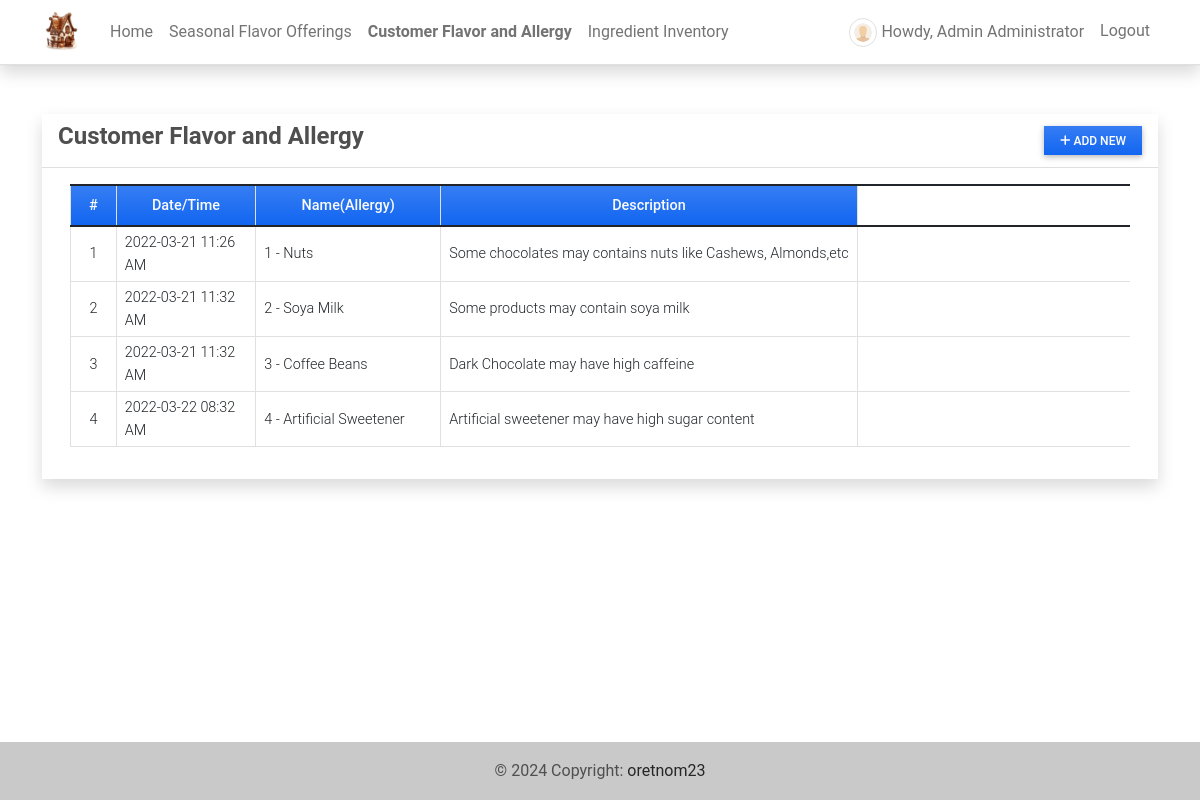
/product (signed in), run on the app's committed database.
### imsApp/models.py (models this page shows, shortened)
class Product(models.Model):
    code=models.CharField(max_length=100, blank=True, null=True)
    name=models.CharField(max_length=250, blank=True, null=True)
    description = models.TextField()
    price = models.FloatField(default=0)
    status = models.CharField(max_length=2, choices=(('1','Active'),('2','Inactive')), default=0)
    date_created = models.DateTimeField(default=timezone.now)
    date_updated = models.DateTimeField(auto_now=True)
    def __str__(self):
        return self.code + ' - ' + self.name

### imsApp/views.py (the view)
# urls.py: path('product',views.product_mgt,name='product-page'),
@login_required
def product_mgt(request):
    context['page_title'] = "Product List"
    products = Product.objects.all()
    context['products'] = products
    return render(request, 'product_mgt.html', context)

### imsApp/templates/product_mgt.html (shortened to what this page needs)
{% extends 'base.html' %} {% load humanize %} {% block pageContent %}
<div class="col-lg-12 col-md-12 col-sm-12 col-xs-12">
    <div class="card card-default rounded-0 shadow ">
        <div class="card-header">
            <div class="d-flex w-100 align-items-center justify-content-between">
                <h4 class="card-title fw-bold">Customer Flavor and Allergy</h4>
                <div class="tools">
                    <button type="button" class="btn btn-primary rounded-0 bg-gradient btn-sm" id='add_new'><i class="fa fa-plus"></i> Add New</button>
                </div>
            </div>
        </div>
        <div class="card-body">
            <div class="container-fluid">
                <table class="table table-bordered" id="product-list">
                    <colgroup>
                        <col width="5%">
                        <col width="15%">
                        <col width="20%">
                        <col width="25%">
                        <col width="10%">
                        <col width="10%">
                        <col width="15%">
                    </colgroup>
                    <thead>
                        <tr class="bg-gradient bg-primary bg-opacity-50 text-light">
                            <th class="px-2 py-2 text-center">#</th>
                            <th class="px-2 py-2 text-center">Date/Time</th>
                            <th class="px-2 py-2 text-center">Name(Allergy)</th>
                            <th class="px-2 py-2 text-center">Description</th>
                        </tr>
                    </thead>
                    <tbody>
                        {% for product in products %}
                        <tr>
                            <td class="px-2 py-1 align-middle text-center">{{ forloop.counter }}</td>
                            <td class="px-2 py-1 align-middle">{{ product.date_created|date:"Y-m-d h:i A" }}</td>
                            <td class="px-2 py-1 align-middle">{{ product }}</td>
                            <td class="px-2 py-1 align-middle">
                                <p class="m-0 text-truncate">{{ product.description }}</p>
                            </td>
                        </tr>
                        {% endfor %}
                    </tbody>
                </table>
            </div>
        </div>
    </div>
</div>
{% endblock pageContent %}

### imsApp/templates/topNavigation.html (shortened to what this page needs)
{% load static %}
<header>
    <nav class="navbar navbar-expand-lg navbar-light bg-white fixed-top shadow border-bottom">
        <div class="container">
            <a class="navbar-brand" target="_blank" href="{% url 'home-page' %}">
                <img src="{{ MEDIA_URL }}/default/logo1.png" height="16" alt="{{ MEDIA_URL }}" loading="lazy" style="margin-top: -3px;" />
            </a>
            <div class="collapse navbar-collapse" id="navbarExample01">
                <ul class="navbar-nav me-auto mb-2 mb-lg-0" id="topNav">
                    {% if user.id %}
                    <li class="nav-item">
                        <a class="nav-link" aria-current="page" href="{% url 'home-page' %}">Home</a>
                    </li>
                    <li class="nav-item">
                        <a class="nav-link" aria-current="page" href="{% url 'category-page' %}">Seasonal Flavor Offerings</a>
                    </li>
                    <li class="nav-item">
                        <a class="nav-link" aria-current="page" href="{% url 'product-page' %}">Customer Flavor and Allergy</a>
                    </li>
                    <li class="nav-item">
                        <a class="nav-link" aria-current="page" href="{% url 'inventory-page' %}">Ingredient Inventory</a>
                    </li>
                    {% endif %}
                </ul>
                <ul class="navbar-nav d-flex flex-row">
                    {% if user.id %} {% if user.profile.user_type == 1 %} {% endif %}
                    <li class="nav-item me-3 me-lg-0">
                        <a class="nav-link" href="{% url 'profile' %}">
                            <span class="me-1"><img src="{{ MEDIA_URL }}/default/default-avatar.png" alt="User Avatar" id="user-avatar" class="img-thumbnail rounded-circle"></span>Howdy, {{ user.first_name }} {{user.last_name}}
                        </a>
                    </li>
                    <li class="nav-item me-3 me-lg-0">
                        <a class="nav-link" href="{% url 'logout' %}">Logout</a>
                    </li>
                    {% endif %}
                </ul>
            </div>
        </div>
    </nav>
</header>

### static/assets/default/css/style.css (style rules this page uses)
html, body { height: 100%; width: 100%; max-height: 100%; overflow: auto; display: flex; flex-direction: column; }
body>header { flex-shrink: auto; }
#user-avatar { width: 1.8rem; height: 1.8rem; object-fit: scale-down; object-position: center center; }
.navbar-brand>img { height: 2em; }
.nav-item.active a.nav-link { font-weight: bolder !important; }

### data on the page
Product: date_created "2022-03-21 11:26 AM", code+name "1 - Nuts", description "Some chocolates may contains nuts like Cashews, Almonds,etc"
Product: date_created "2022-03-21 11:32 AM", code+name "2 - Soya Milk", description "Some products may contain soya milk"
Product: date_created "2022-03-21 11:32 AM", code+name "3 - Coffee Beans", description "Dark Chocolate may have high caffeine"
Product: date_created "2022-03-22 08:32 AM", code+name "4 - Artificial Sweetener", description "Artificial sweetener may have high sugar content"

### other printed values
{{ user.first_name }} "Admin"
{{ user.last_name }} "Administrator"
